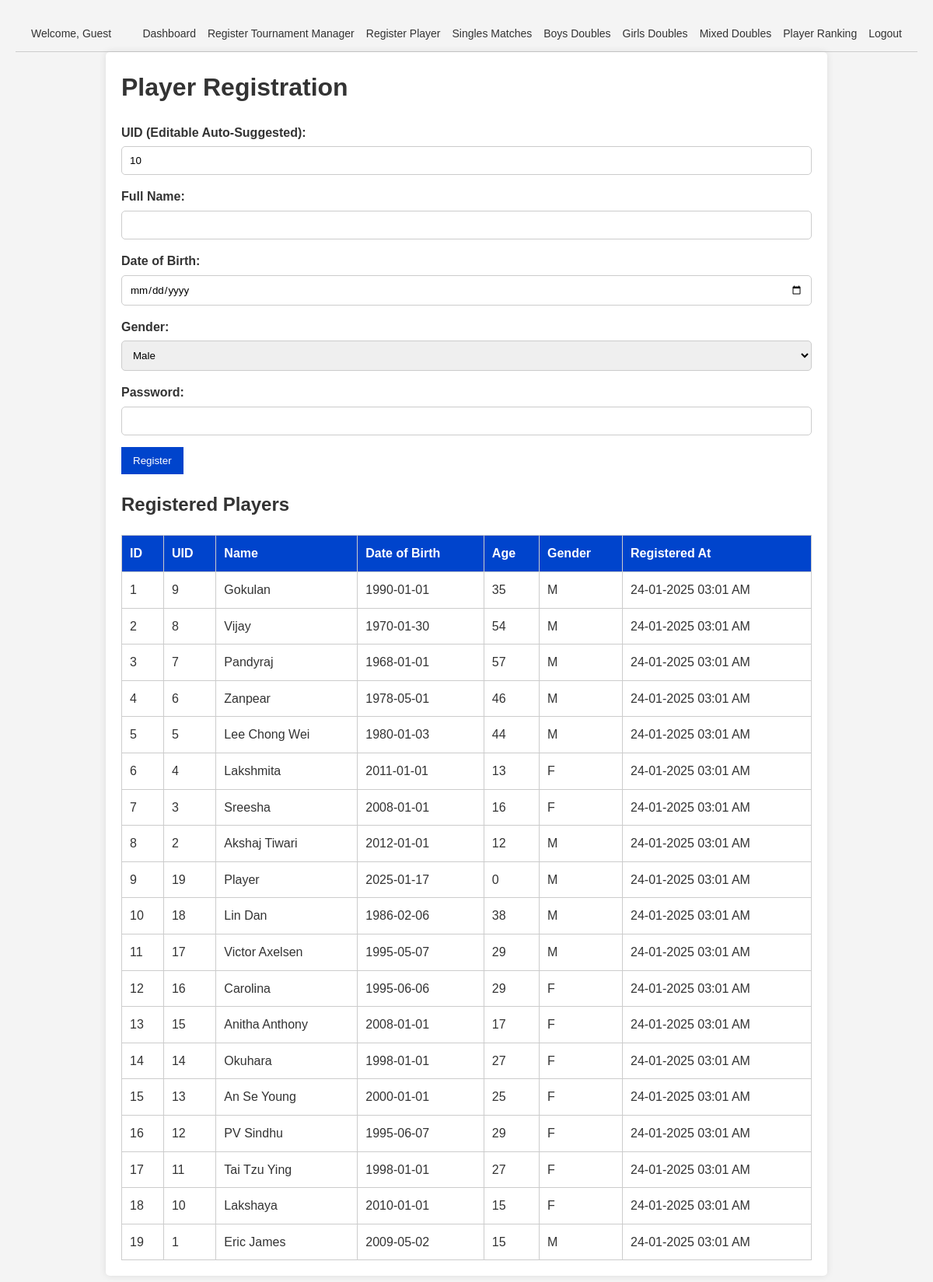
The app's page /register_player.php with its own data.
### tables this page shows
CREATE TABLE `players` (
  `id` int(11) NOT NULL,
  `name` varchar(255) NOT NULL,
  `dob` date NOT NULL,
  `age` int(11) NOT NULL,
  `sex` enum('M','F') NOT NULL,
  `uid` varchar(100) NOT NULL,
  `password` varchar(255) NOT NULL,
  `created_by` int(11) DEFAULT NULL,
  `updated_at` timestamp NULL DEFAULT current_timestamp() ON UPDATE current_timestamp(),
  `category_id` int(11) DEFAULT 1,
  `created_at` timestamp NULL DEFAULT current_timestamp()
);

### register_player.php (the view, shortened to what this page needs)
<?php
include 'header.php';
require_once 'conn.php';
$name = '';
$dob = '';
$sex = '';
function getNextAvailableUID($conn) {
    $result = $conn->query("SELECT MAX(uid) + 1 AS next_uid FROM players");
    if ($result) {
        $row = $result->fetch_assoc();
        $next_uid = $row['next_uid'] ?? 1;
        return $next_uid;
    }
    return 1;
}
$next_uid = getNextAvailableUID($conn);
$players = [];
$result = $conn->query("SELECT uid, name, dob, age, sex, created_at FROM players ORDER BY uid DESC");
if ($result) {
    $players = $result->fetch_all(MYSQLI_ASSOC);
}
?>
<!DOCTYPE html>
<html lang="en">
<head>
 </head>
<body>
    <div class="container">
        <h1>Player Registration</h1>
        <form method="POST">
            <div class="form-group">
                <label for="uid">UID (Editable Auto-Suggested):</label>
                <input type="number" name="uid" id="uid" value="<?= htmlspecialchars($next_uid) ?>" required>
            </div>
            <div class="form-group">
                <label for="name">Full Name:</label>
                <input type="text" name="name" id="name" value="<?= htmlspecialchars($name) ?>" required>
            </div>
            <div class="form-group">
                <label for="dob">Date of Birth:</label>
                <input type="date" name="dob" id="dob" value="<?= htmlspecialchars($dob) ?>" required>
            </div>
            <div class="form-group">
                <label for="sex">Gender:</label>
                <select name="sex" id="sex" required>
                    <option value="M" <?= $sex === 'M' ? 'selected' : '' ?>>Male</option>
                </select>
            </div>
            <div class="form-group">
                <label for="password">Password:</label>
                <input type="password" name="password" id="password" required>
            </div>
            <button type="submit" class="btn-primary">Register</button>
        </form>
        <h2>Registered Players</h2>
        <table border="1">
            <thead>
                <tr>
                    <th>ID</th>
                    <th>UID</th>
                    <th>Name</th>
                    <th>Date of Birth</th>
                    <th>Age</th>
                    <th>Gender</th>
                    <th>Registered At</th>
                </tr>
            </thead>
            <tbody>
                <?php $id = 1; foreach ($players as $player): ?>
                    <tr>
                        <td><?= $id++ ?></td>
                        <td><?= htmlspecialchars($player['uid']) ?></td>
                        <td><?= htmlspecialchars($player['name']) ?></td>
                        <td><?= htmlspecialchars($player['dob']) ?></td>
                        <td><?= htmlspecialchars($player['age']) ?></td>
                        <td><?= htmlspecialchars($player['sex']) ?></td>
                        <td><?= date("d-m-Y h:i A", strtotime($player['created_at'])) ?></td>
                    </tr>
                <?php endforeach; ?>
            </tbody>
        </table>
    </div>
</body>
</html>

### styles1.css (style rules this page uses)
* { margin: 0; padding: 0; box-sizing: border-box; font-family: Arial, sans-serif; }
body { background-color: #f4f4f4; color: #333; line-height: 1.6; margin: 20px; padding: 0; }
.container { width: 80%; margin: auto; overflow: hidden; background: white; padding: 20px; box-shadow: 0px 0px 10px rgba(0, 0, 0, 0.1); border-radius: 5px; }
form { margin: 20px 0; }
label { font-weight: bold; display: block; margin-top: 10px; }
input, select, textarea { width: 100%; padding: 10px; margin: 5px 0; border: 1px solid #ccc; border-radius: 5px; }
button { background: #0044cc; color: white; padding: 10px 15px; border: none; cursor: pointer; margin-top: 10px; }
table { width: 100%; border-collapse: collapse; margin-top: 20px; }
table, th, td { border: 1px solid #ccc; }
th, td { padding: 10px; text-align: left; }
th { background: #0044cc; color: white; }

### header.php (style rules this page uses)
body { margin: 0; padding: 0; font-family: Arial, sans-serif; line-height: 1.5; }

### records on screen
players: uid "9", name "Gokulan", dob "1990-01-01", age "35", sex "M", created_at "24-01-2025 03:01 AM"
players: uid "8", name "Vijay", dob "1970-01-30", age "54", sex "M", created_at "24-01-2025 03:01 AM"
players: uid "7", name "Pandyraj", dob "1968-01-01", age "57", sex "M", created_at "24-01-2025 03:01 AM"
players: uid "6", name "Zanpear", dob "1978-05-01", age "46", sex "M", created_at "24-01-2025 03:01 AM"
players: uid "5", name "Lee Chong Wei", dob "1980-01-03", age "44", sex "M", created_at "24-01-2025 03:01 AM"
players: uid "4", name "Lakshmita", dob "2011-01-01", age "13", sex "F", created_at "24-01-2025 03:01 AM"
players: uid "3", name "Sreesha", dob "2008-01-01", age "16", sex "F", created_at "24-01-2025 03:01 AM"
players: uid "2", name "Akshaj Tiwari", dob "2012-01-01", age "12", sex "M", created_at "24-01-2025 03:01 AM"
players: uid "19", name "Player", dob "2025-01-17", age "0", sex "M", created_at "24-01-2025 03:01 AM"
players: uid "18", name "Lin Dan", dob "1986-02-06", age "38", sex "M", created_at "24-01-2025 03:01 AM"
players: uid "17", name "Victor Axelsen", dob "1995-05-07", age "29", sex "M", created_at "24-01-2025 03:01 AM"
players: uid "16", name "Carolina", dob "1995-06-06", age "29", sex "F", created_at "24-01-2025 03:01 AM"
players: uid "15", name "Anitha Anthony", dob "2008-01-01", age "17", sex "F", created_at "24-01-2025 03:01 AM"
players: uid "14", name "Okuhara", dob "1998-01-01", age "27", sex "F", created_at "24-01-2025 03:01 AM"
players: uid "13", name "An Se Young", dob "2000-01-01", age "25", sex "F", created_at "24-01-2025 03:01 AM"
players: uid "12", name "PV Sindhu", dob "1995-06-07", age "29", sex "F", created_at "24-01-2025 03:01 AM"
players: uid "11", name "Tai Tzu Ying", dob "1998-01-01", age "27", sex "F", created_at "24-01-2025 03:01 AM"
players: uid "10", name "Lakshaya", dob "2010-01-01", age "15", sex "F", created_at "24-01-2025 03:01 AM"
players: uid "1", name "Eric James", dob "2009-05-02", age "15", sex "M", created_at "24-01-2025 03:01 AM"

### other values on screen
$logged_in_user "Guest"
